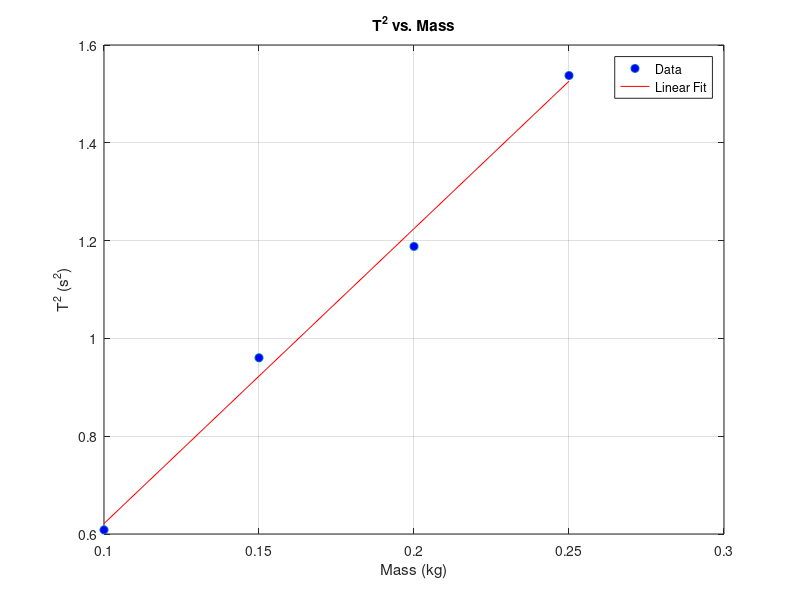

Source code (MATLAB):
% [redacted]
% [redacted]
% [redacted]

%% Workspace Prep

%warning off
format long     %Allows for more accurate decimals
close all;      %Clears all
clear all;      %Clears Workspace
clc;            %Clears Command Window

%% Problem 47

%Data
mass_g = [100, 150, 200, 250];
time_s = [7.8, 9.8, 10.9, 12.4]; 

mass_kg = mass_g / 1000;

%period
T = time_s / 10;
T_squared = T .^ 2;

%new eq: T^2 = (4*pi^2 / k) * m
p = polyfit(mass_kg, T_squared, 1);
slope = p(1);

k = 4 * pi^2 / slope;

disp(['Estimated spring constant k: ', num2str(k), ' N/m']);

%plot
figure;
plot(mass_kg, T_squared, 'o', 'MarkerFaceColor', 'b'); hold on;
plot(mass_kg, polyval(p, mass_kg), 'r-');
xlabel('Mass (kg)');
ylabel('T^2 (s^2)');
title('T^2 vs. Mass');
legend('Data', 'Linear Fit');
grid on;
